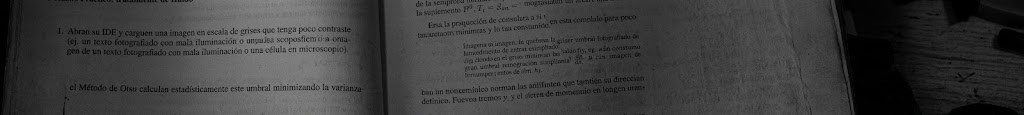
#> input picture Proyecto/documento.jpg, 1024 x 115 px, found by its file name
$ python Actividad3.py
#> lines starting #> are read from the running program, lines starting #| are printed output that depends on the picture; after the words box and inside, x2 and y2 are one past the last pixel; in counts of white or black regions, pixels touching at a corner belong together
import cv2
import numpy as np


ruta_imagen = 'Proyecto/documento.jpg'
imagen = cv2.imread(ruta_imagen, cv2.IMREAD_GRAYSCALE)
#> imagen: shape (115, 1024); min 0, max 145, mean 60.6


if imagen is None:
    print(f"Error: No se pudo encontrar o cargar la imagen en '{ruta_imagen}'.")
else:

    _, imagen_binaria = cv2.threshold(imagen, 110, 255, cv2.THRESH_BINARY)
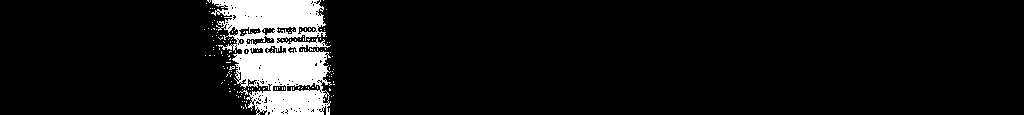
#> imagen_binaria: shape (115, 1024); 7.6% white; 160 white regions (159 under 20 px), largest, box (x1, y1, x2, y2) and area: (211, 0, 332, 115) 8637


    kernel = np.ones((3, 3), np.uint8)


    apertura = cv2.morphologyEx(imagen_binaria, cv2.MORPH_OPEN, kernel)
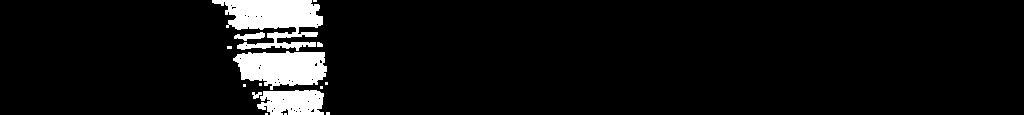
#> apertura: shape (115, 1024); 6.5% white; 15 white regions (9 under 20 px), largest, box (x1, y1, x2, y2) and area: (212, 0, 323, 51) 3256, (233, 51, 327, 90) 2643, (257, 90, 324, 115) 1390, (234, 32, 265, 41) 155, (252, 92, 262, 99) 43, (317, 42, 323, 47) 26


    cierre = cv2.morphologyEx(imagen_binaria, cv2.MORPH_CLOSE, kernel)
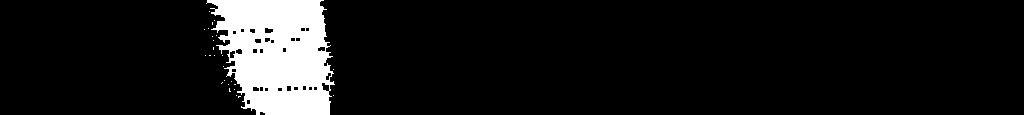
#> cierre: shape (115, 1024); 9.2% white; 26 white regions (25 under 20 px), largest, box (x1, y1, x2, y2) and area: (206, 0, 335, 115) 10775


    cv2.imwrite('Proyecto/resultado_binario.jpg', imagen_binaria)
    cv2.imwrite('Proyecto/resultado_apertura.jpg', apertura)
    cv2.imwrite('Proyecto/resultado_cierre.jpg', cierre)

    print("Proceso completado con éxito. Se han guardado los resultados:")
    print(" - Proyecto/resultado_binario.jpg")
    print(" - Proyecto/resultado_apertura.jpg")
    print(" - Proyecto/resultado_cierre.jpg")
